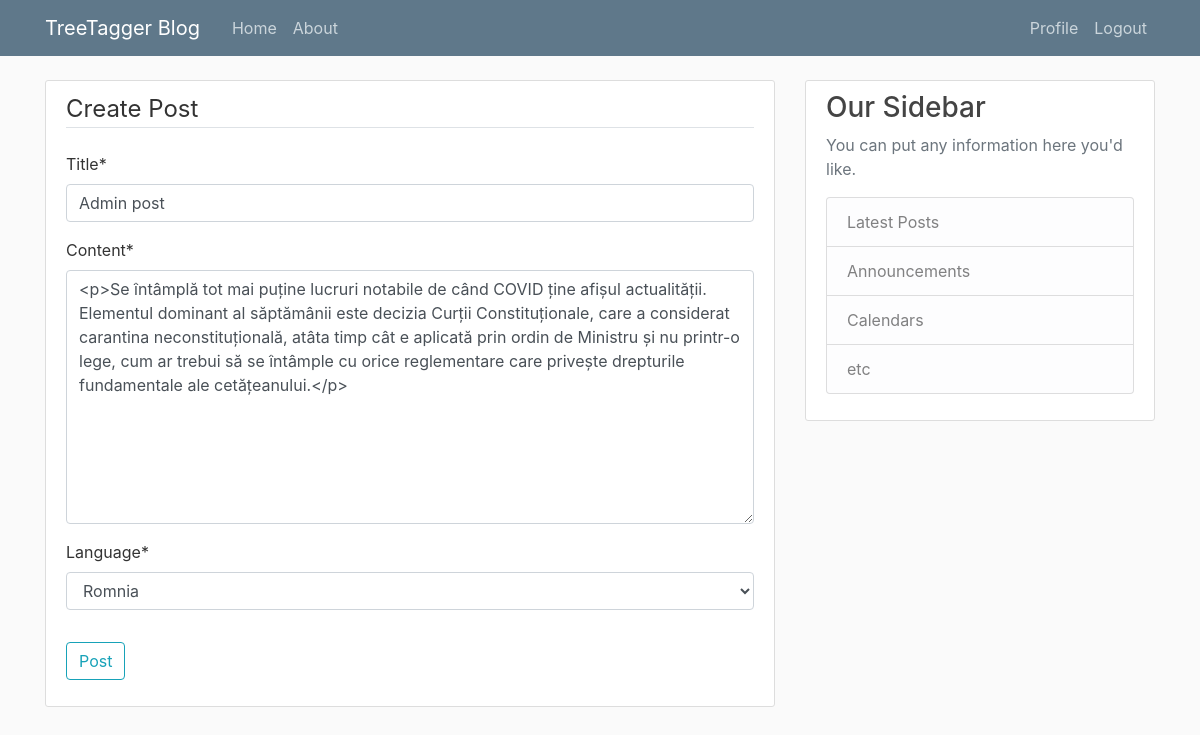
The app's page /post/13/update/ (signed in) with its own data.
### blog/models.py (models this page shows, shortened)
class Post(models.Model):
    author = models.ForeignKey(
        settings.AUTH_USER_MODEL, on_delete=models.CASCADE)
    title = models.CharField(max_length=100)
    content = models.TextField()
    lang = models.IntegerField(default=0)
    liked = models.ManyToManyField(
        settings.AUTH_USER_MODEL, blank=True, related_name='liked')
    date_posted = models.DateTimeField(default=timezone.now)
    objects = PostManager()
    class Meta:
        ordering = ('-date_posted', )

### blog/views.py (the view, shortened to what this page needs)
# urls.py: path('post/<int:pk>/update/', PostUpdateView.as_view(), name='post_update'),
class PostUpdateView(LoginRequiredMixin,  UpdateView):
    model = Post
    form_class = PostForm

### blog/forms.py
class PostForm(forms.ModelForm):
    class Meta:
        model = Post
        fields = ['title', 'content', 'lang']
        widgets = {
            'content': forms.Textarea(attrs={'class': 'editable medium-editor-textarea'})
        }
    def __init__(self, *args, **kargs):
        super(PostForm, self).__init__(*args, **kargs)
        CHOICES = (('0', 'English'), ('1', 'Romnia'),)
        self.fields['lang'] = forms.ChoiceField(choices=CHOICES, label='Language', required=True)

### blog/templates/blog/post_form.html (shortened to what this page needs)
{% extends "blog/base.html" %}
{% load crispy_forms_tags %}
{% block content %}
<div class="content-section">
    <form method="POST">
        <fieldset class="form-group">
            <legend class="border-bottom mb-4">Create Post</legend>
            {{ form|crispy }}
        </fieldset>
        <div class="form-group">
            <button class="btn btn-outline-info" type="submit">Post</button>
        </div>
    </form>
</div>
{% endblock content %}

### web/static/css/main.css (style rules this page uses)
body { background: #fafafa; color: #333333; margin-top: 5rem; }
.content-section { background: #ffffff; padding: 10px 20px; border: 1px solid #dddddd; border-radius: 3px; margin-bottom: 20px; }

### records on screen
Post: title "Admin post", content "<p>Se întâmplă tot mai puține lucruri notabile de când COVID ține afișul actualității. Elementul dominant al săptămânii este decizia Curții Constituționale, care a considerat carantina neconstituțională, atâta timp cât e aplicată prin ordin de Ministru și nu printr-o lege, cum ar trebui să se întâmple cu orice reglementare care privește drepturile fundamentale ale cetățeanului.</p>", lang "Romnia"
